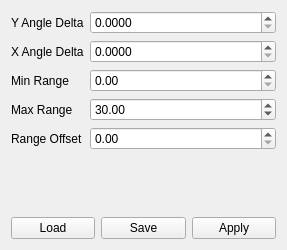
<?xml version="1.0" encoding="UTF-8"?>
<ui version="4.0">
 <class>SpectroscanSettings</class>
 <widget class="QWidget" name="SpectroscanSettings">
  <property name="geometry">
   <rect>
    <x>0</x>
    <y>0</y>
    <width>287</width>
    <height>250</height>
   </rect>
  </property>
  <property name="sizePolicy">
   <sizepolicy hsizetype="Minimum" vsizetype="Minimum">
    <horstretch>0</horstretch>
    <verstretch>0</verstretch>
   </sizepolicy>
  </property>
  <property name="windowTitle">
   <string>Edit Spectroscan 3D settings</string>
  </property>
  <layout class="QVBoxLayout" name="verticalLayout">
   <item>
    <layout class="QFormLayout" name="layout_form">
     <item row="0" column="0">
      <widget class="QLabel" name="label_y_angle">
       <property name="toolTip">
        <string>Set the Y angle/pixel  delta in radians</string>
       </property>
       <property name="text">
        <string>Y Angle Delta</string>
       </property>
      </widget>
     </item>
     <item row="1" column="0">
      <widget class="QLabel" name="label_x_angle">
       <property name="toolTip">
        <string>Set the X angle/pixel delta in radians</string>
       </property>
       <property name="text">
        <string>X Angle Delta</string>
       </property>
      </widget>
     </item>
     <item row="2" column="0">
      <widget class="QLabel" name="label_min_range">
       <property name="toolTip">
        <string>Set scanner minimum range in meters</string>
       </property>
       <property name="text">
        <string>Min Range</string>
       </property>
      </widget>
     </item>
     <item row="4" column="0">
      <widget class="QLabel" name="label_max_range">
       <property name="toolTip">
        <string>Set scanner maximum range in meters</string>
       </property>
       <property name="text">
        <string>Max Range</string>
       </property>
      </widget>
     </item>
     <item row="4" column="1">
      <widget class="QDoubleSpinBox" name="spin_box_max_range">
       <property name="value">
        <double>30.000000000000000</double>
       </property>
      </widget>
     </item>
     <item row="2" column="1">
      <widget class="QDoubleSpinBox" name="spin_box_min_range"/>
     </item>
     <item row="1" column="1">
      <widget class="QDoubleSpinBox" name="spin_box_x_angle">
       <property name="decimals">
        <number>4</number>
       </property>
       <property name="singleStep">
        <double>0.001000000000000</double>
       </property>
      </widget>
     </item>
     <item row="0" column="1">
      <widget class="QDoubleSpinBox" name="spin_box_y_angle">
       <property name="decimals">
        <number>4</number>
       </property>
       <property name="singleStep">
        <double>0.001000000000000</double>
       </property>
      </widget>
     </item>
     <item row="5" column="0">
      <widget class="QLabel" name="label_range_offset">
       <property name="toolTip">
        <string>Set scanner range offset in meters</string>
       </property>
       <property name="text">
        <string>Range Offset</string>
       </property>
      </widget>
     </item>
     <item row="5" column="1">
      <widget class="QDoubleSpinBox" name="spin_box_range_offset">
       <property name="singleStep">
        <double>0.250000000000000</double>
       </property>
       <property name="value">
        <double>0.000000000000000</double>
       </property>
      </widget>
     </item>
    </layout>
   </item>
   <item>
    <layout class="QHBoxLayout" name="layout_horizontal">
     <item>
      <widget class="QPushButton" name="button_load">
       <property name="toolTip">
        <string>Load settings from an ini file</string>
       </property>
       <property name="text">
        <string>Load</string>
       </property>
      </widget>
     </item>
     <item>
      <widget class="QPushButton" name="button_save">
       <property name="toolTip">
        <string>Save settings to an ini file</string>
       </property>
       <property name="text">
        <string>Save</string>
       </property>
      </widget>
     </item>
     <item>
      <widget class="QPushButton" name="button_apply">
       <property name="toolTip">
        <string>Apply settings to current scanner</string>
       </property>
       <property name="text">
        <string>Apply</string>
       </property>
      </widget>
     </item>
    </layout>
   </item>
  </layout>
 </widget>
 <resources/>
 <connections/>
</ui>
